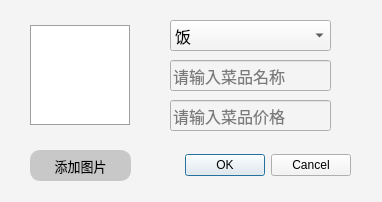
<?xml version="1.0" encoding="UTF-8"?>
<ui version="4.0">
 <class>dialog_pic</class>
 <widget class="QDialog" name="dialog_pic">
  <property name="geometry">
   <rect>
    <x>0</x>
    <y>0</y>
    <width>382</width>
    <height>202</height>
   </rect>
  </property>
  <property name="windowTitle">
   <string>添加菜品</string>
  </property>
  <property name="styleSheet">
   <string notr="true">background-color: rgb(244, 244, 244);</string>
  </property>
  <property name="modal">
   <bool>false</bool>
  </property>
  <widget class="QDialogButtonBox" name="buttonBox">
   <property name="geometry">
    <rect>
     <x>160</x>
     <y>150</y>
     <width>191</width>
     <height>31</height>
    </rect>
   </property>
   <property name="styleSheet">
    <string notr="true"/>
   </property>
   <property name="orientation">
    <enum>Qt::Horizontal</enum>
   </property>
   <property name="standardButtons">
    <set>QDialogButtonBox::Cancel|QDialogButtonBox::Ok</set>
   </property>
  </widget>
  <widget class="QLabel" name="label">
   <property name="geometry">
    <rect>
     <x>30</x>
     <y>25</y>
     <width>100</width>
     <height>100</height>
    </rect>
   </property>
   <property name="styleSheet">
    <string notr="true">border:1px solid rgb(159, 159, 159);
background-color: rgb(255, 255, 255);</string>
   </property>
   <property name="text">
    <string/>
   </property>
  </widget>
  <widget class="QLineEdit" name="inputname">
   <property name="geometry">
    <rect>
     <x>170</x>
     <y>60</y>
     <width>161</width>
     <height>31</height>
    </rect>
   </property>
   <property name="font">
    <font>
     <family>新宋体</family>
     <pointsize>12</pointsize>
    </font>
   </property>
   <property name="placeholderText">
    <string>请输入菜品名称</string>
   </property>
  </widget>
  <widget class="QComboBox" name="selecttype">
   <property name="geometry">
    <rect>
     <x>170</x>
     <y>20</y>
     <width>161</width>
     <height>31</height>
    </rect>
   </property>
   <property name="font">
    <font>
     <family>新宋体</family>
     <pointsize>12</pointsize>
    </font>
   </property>
   <item>
    <property name="text">
     <string>饭</string>
    </property>
   </item>
   <item>
    <property name="text">
     <string>面食</string>
    </property>
   </item>
   <item>
    <property name="text">
     <string>汤</string>
    </property>
   </item>
   <item>
    <property name="text">
     <string>小吃</string>
    </property>
   </item>
   <item>
    <property name="text">
     <string>饮品</string>
    </property>
   </item>
   <item>
    <property name="text">
     <string>特色菜</string>
    </property>
   </item>
  </widget>
  <widget class="QLineEdit" name="inputprice">
   <property name="geometry">
    <rect>
     <x>170</x>
     <y>100</y>
     <width>161</width>
     <height>31</height>
    </rect>
   </property>
   <property name="font">
    <font>
     <family>新宋体</family>
     <pointsize>12</pointsize>
    </font>
   </property>
   <property name="placeholderText">
    <string>请输入菜品价格</string>
   </property>
  </widget>
  <widget class="QPushButton" name="addpicture">
   <property name="geometry">
    <rect>
     <x>30</x>
     <y>150</y>
     <width>101</width>
     <height>31</height>
    </rect>
   </property>
   <property name="font">
    <font>
     <family>新宋体</family>
     <pointsize>10</pointsize>
    </font>
   </property>
   <property name="styleSheet">
    <string notr="true">background-color: rgb(200, 200, 200);
border:1px solid rgb(200, 200, 200);
border-radius:10px;</string>
   </property>
   <property name="text">
    <string>添加图片</string>
   </property>
  </widget>
 </widget>
 <resources/>
 <connections>
  <connection>
   <sender>buttonBox</sender>
   <signal>accepted()</signal>
   <receiver>dialog_pic</receiver>
   <slot>accept()</slot>
   <hints>
    <hint type="sourcelabel">
     <x>248</x>
     <y>254</y>
    </hint>
    <hint type="destinationlabel">
     <x>157</x>
     <y>274</y>
    </hint>
   </hints>
  </connection>
  <connection>
   <sender>buttonBox</sender>
   <signal>rejected()</signal>
   <receiver>dialog_pic</receiver>
   <slot>reject()</slot>
   <hints>
    <hint type="sourcelabel">
     <x>316</x>
     <y>260</y>
    </hint>
    <hint type="destinationlabel">
     <x>286</x>
     <y>274</y>
    </hint>
   </hints>
  </connection>
 </connections>
</ui>
